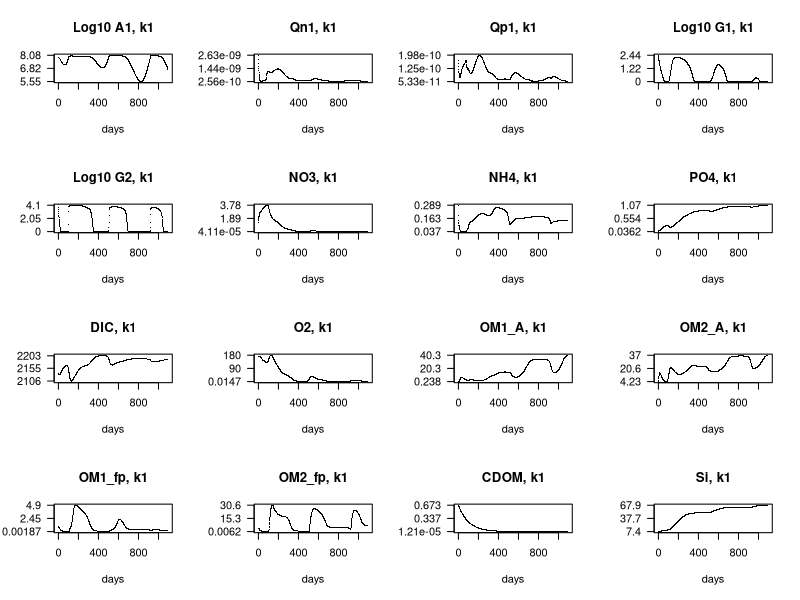

Recreate this plot in R.
## To use:
## source ("RFishTank_short.R")

log_ylim_k <- function(indata) {
 ymin <- log10(min(indata));
 ymax <- log10(max(indata));
 ymid <- ymin + (ymax-ymin)/2.;
 c(ymin-ymax*.001,ymax+ymax*.001)
}

log_get_lab <- function(indata){
 ymin <- log10(min(indata));
 ymax <- log10(max(indata));
 ymid <- ymin + (ymax-ymin)/2.
 ymin <- signif(ymin,digits=3)
 ymax <- signif(ymax,digits=3)
 ymid <- signif(ymid,digits=3)
 c(ymin,ymid,ymax)
}

ylim_k <- function(indata) {
 ymin <- (min(indata));
 ymax <- (max(indata));
 ymid <- ymin + (ymax-ymin)/2.
 c(ymin-ymax*.001,ymax+ymax*.001)
}

get_lab <- function(indata){
 ymin <- min(indata);
 ymax <- max(indata);
 ymid <- ymin + (ymax-ymin)/2.
 ymin <- signif(ymin,digits=3)
 ymax <- signif(ymax,digits=3)
 ymid <- signif(ymid,digits=3)
 c(ymin,ymid,ymax)
}

get_lab_4 <- function(indata){
 ymin <- min(indata);
 ymax <- max(indata);
 ymid <- ymin + (ymax-ymin)/2.
 ymin <- signif(ymin,digits=4)
 ymax <- signif(ymax,digits=4)
 ymid <- signif(ymid,digits=4)
 c(ymin,ymid,ymax)
}




pdf("FishTank_short.pdf");

par(pch=".",cex=3);#,cex.axis=.75);


par(mfrow=c(4,4));              #page with 4x4 plots

rdata  <- read.table("A1.txt");

plot(rdata[,1]/288.,log10(rdata[,2]),yaxt="n",xlab="days",ylab="",main="Log10 A1, k1",ylim=log_ylim_k(rdata[,2]));
axis(2, at=log_get_lab(rdata[,2]), labels=log_get_lab(rdata[,2]), las=2);

#-------------
rdata  <- read.table("Qn1.txt");

plot(rdata[,1]/288.,(rdata[,2]),yaxt="n",xlab="days",ylab="",main="Qn1, k1",ylim=ylim_k(rdata[,2]));
axis(2,at=get_lab(rdata[,2]), labels=get_lab(rdata[,2]), las=2);

#---------------------------------------------
rdata  <- read.table("Qp1.txt");

plot(rdata[,1]/288.,(rdata[,2]),yaxt="n",xlab="days",ylab="",main="Qp1, k1",ylim=ylim_k(rdata[,2]));
axis(2,at=get_lab(rdata[,2]), labels=get_lab(rdata[,2]), las=2);

#----------------------------------------
rdata  <- read.table("G1.txt");

plot(rdata[,1]/288.,log10(rdata[,2]),yaxt="n",xlab="days",ylab="",main="Log10 G1, k1",ylim=log_ylim_k(rdata[,2]));
axis(2,at=log_get_lab(rdata[,2]), labels=log_get_lab(rdata[,2]), las=2);

#---------------------------------------
rdata  <- read.table("G2.txt");

plot(rdata[,1]/288.,log10(rdata[,2]),yaxt="n",xlab="days",ylab="",main="Log10 G2, k1",ylim=log_ylim_k(rdata[,2]));
axis(2,at=log_get_lab(rdata[,2]), labels=log_get_lab(rdata[,2]), las=2);

#-----------------------------------
rdata  <- read.table("NO3.txt");

plot(rdata[,1]/288.,rdata[,2],yaxt="n",xlab="days",ylab="",main="NO3, k1",ylim=ylim_k(rdata[,2]));
axis(2,at=get_lab(rdata[,2]), labels=get_lab(rdata[,2]), las=2);

#-------------------------------
rdata  <- read.table("NH4.txt");

plot(rdata[,1]/288.,rdata[,2],yaxt="n",xlab="days",ylab="",main="NH4, k1",ylim=ylim_k(rdata[,2]));
axis(2,at=get_lab(rdata[,2]), labels=get_lab(rdata[,2]), las=2);

#------------------------------------------
rdata  <- read.table("PO4.txt");

plot(rdata[,1]/288.,rdata[,2],yaxt="n",xlab="days",ylab="",main="PO4, k1",ylim=ylim_k(rdata[,2]));
axis(2,at=get_lab(rdata[,2]), labels=get_lab(rdata[,2]), las=2);

#----------------------------
rdata  <- read.table("DIC.txt");

plot(rdata[,1]/288.,rdata[,2],yaxt="n",xlab="days",ylab="",main="DIC, k1",ylim=ylim_k(rdata[,2]));
axis(2,at=get_lab_4(rdata[,2]), labels=get_lab_4(rdata[,2]), las=2);

#--------------------------------
rdata  <- read.table("O2.txt");

plot(rdata[,1]/288.,rdata[,2],yaxt="n",xlab="days",ylab="",main="O2, k1",ylim=ylim_k(rdata[,2]));
axis(2,at=get_lab(rdata[,2]), labels=get_lab(rdata[,2]), las=2);

#--------------------
rdata  <- read.table("OM1_A.txt");

plot(rdata[,1]/288.,rdata[,2],yaxt="n",xlab="days",ylab="",main="OM1_A, k1",ylim=ylim_k(rdata[,2]));
axis(2,at=get_lab(rdata[,2]), labels=get_lab(rdata[,2]), las=2);

#------------------------
rdata  <- read.table("OM2_A.txt");

plot(rdata[,1]/288.,rdata[,2],yaxt="n",xlab="days",ylab="",main="OM2_A, k1",ylim=ylim_k(rdata[,2]));
axis(2,at=get_lab(rdata[,2]), labels=get_lab(rdata[,2]), las=2);

#--------------------------
rdata  <- read.table("OM1_fp.txt");

plot(rdata[,1]/288.,rdata[,2],yaxt="n",xlab="days",ylab="",main="OM1_fp, k1",ylim=ylim_k(rdata[,2]));
axis(2,at=get_lab(rdata[,2]), labels=get_lab(rdata[,2]), las=2);

#-----------------------------------
rdata  <- read.table("OM2_fp.txt");

plot(rdata[,1]/288.,rdata[,2],yaxt="n",xlab="days",ylab="",main="OM2_fp, k1",ylim=ylim_k(rdata[,2]));
axis(2,at=get_lab(rdata[,2]), labels=get_lab(rdata[,2]), las=2);

#----------------------------------
rdata  <- read.table("CDOM.txt");

plot(rdata[,1]/288.,rdata[,2],yaxt="n",xlab="days",ylab="",main="CDOM, k1",ylim=ylim_k(rdata[,2]));
axis(2,at=get_lab(rdata[,2]), labels=get_lab(rdata[,2]), las=2);

#----------------------------------
rdata  <- read.table("Si.txt");

plot(rdata[,1]/288.,rdata[,2],yaxt="n",xlab="days",ylab="",main="Si, k1",ylim=ylim_k(rdata[,2]));
axis(2,at=get_lab(rdata[,2]), labels=get_lab(rdata[,2]), las=2);

dev.off();
